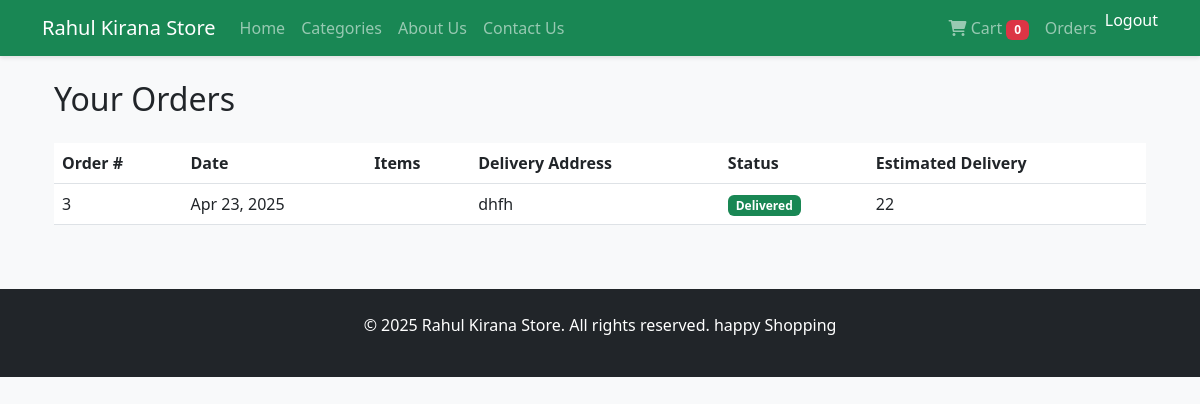
Page /orders/ (signed in) on the committed database.
### shop/models.py (models this page shows, shortened)
class Order(models.Model):
    user = models.ForeignKey(User, on_delete=models.CASCADE)
    products = models.ManyToManyField(Product, through='OrderItem')
    delivery_address = models.TextField()
    ordered_date = models.DateTimeField(auto_now_add=True)
    delivery_time = models.CharField(max_length=50)
    is_delivered = models.BooleanField(default=False)
    total_amount = models.DecimalField(max_digits=10, decimal_places=2, default=0)

### shop/views.py (the view)
# urls.py: path('orders/', views.order_history, name='order_history'),
@login_required
def order_history(request):
    orders = Order.objects.filter(user=request.user).order_by('-ordered_date')
    return render(request, 'shop/orders.html', {'orders': orders})

### shop/templates/shop/orders.html (shortened to what this page needs)
{% extends 'shop/base.html' %}
{% load static %}
{% block content %}
<div class="container">
    <h2 class="my-4">Your Orders</h2>
    {% if orders %}
    <div class="table-responsive">
        <table class="table">
            <thead>
                <tr>
                    <th>Order #</th>
                    <th>Date</th>
                    <th>Items</th>
                    <th>Delivery Address</th>
                    <th>Status</th>
                    <th>Estimated Delivery</th>
                </tr>
            </thead>
            <tbody>
                {% for order in orders %}
                <tr>
                    <td>{{ order.id }}</td>
                    <td>{{ order.ordered_date|date:"M d, Y" }}</td>
                    <td>
                    </td>
                    <td>{{ order.delivery_address|truncatewords:5 }}</td>
                    <td>
                        {% if order.is_delivered %}
                        <span class="badge bg-success">Delivered</span>
                        {% else %}
                        <span class="badge bg-warning text-dark">On the way</span>
                        {% endif %}
                    </td>
                    <td>{{ order.delivery_time }}</td>
                </tr>
                {% endfor %}
            </tbody>
        </table>
    </div>
    {% else %}
    <div class="alert alert-info">
        You haven't placed any orders yet. <a href="{% url 'home' %}">Start shopping</a>
    </div>
    {% endif %}
</div>
{% endblock %}

### shop/static/shop/css/style.css (style rules this page uses)
body { font-family: 'Segoe UI', Tahoma, Geneva, Verdana, sans-serif; background-color: #f8f9fa; }

### rows in the picture
Order: id "3", ordered_date "Apr 23, 2025", delivery_address "dhfh", is_delivered "Delivered", delivery_time "22"

### other values in the picture
{{ total_items }} "0"
